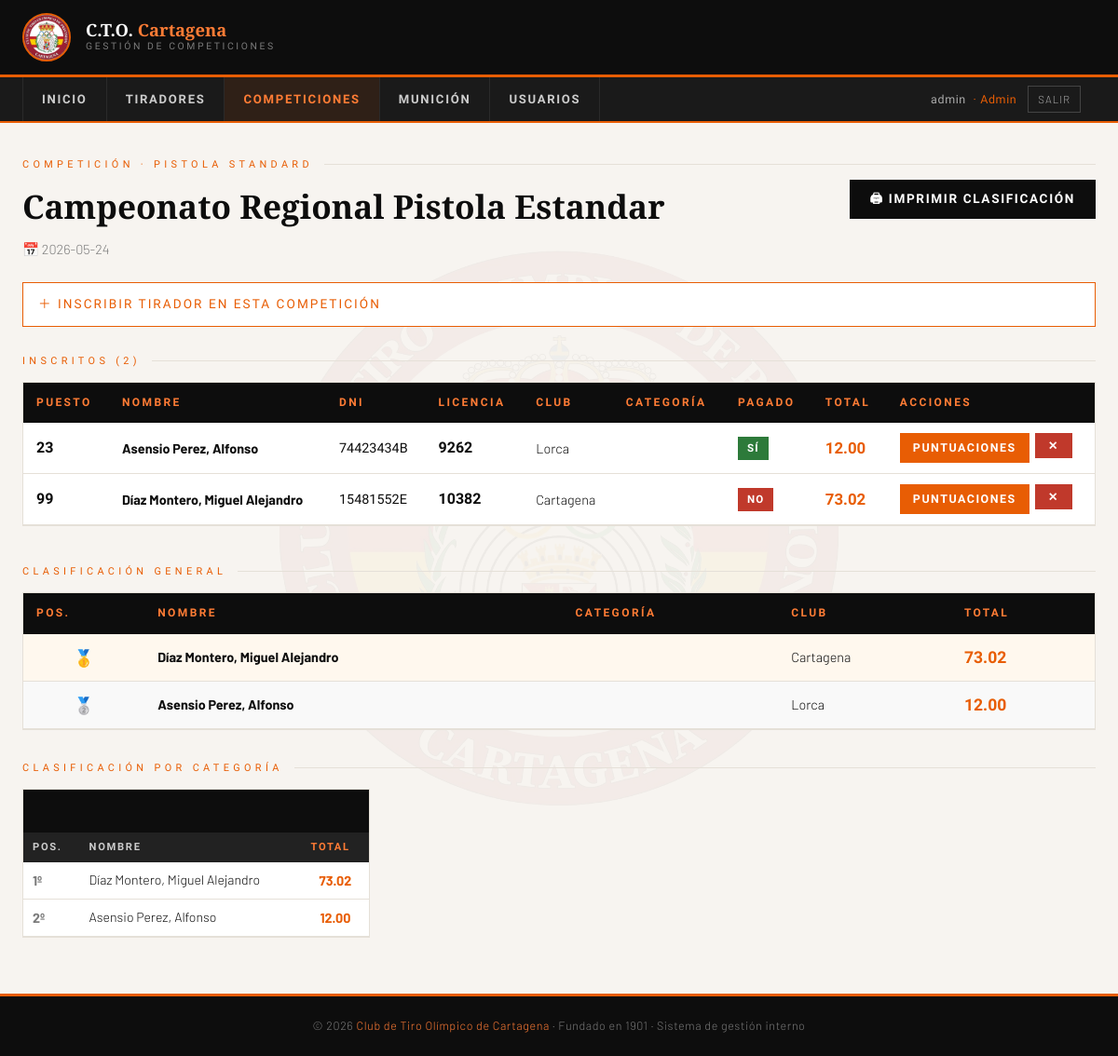
The page /competiciones/1 (signed in) on the database as committed earlier.
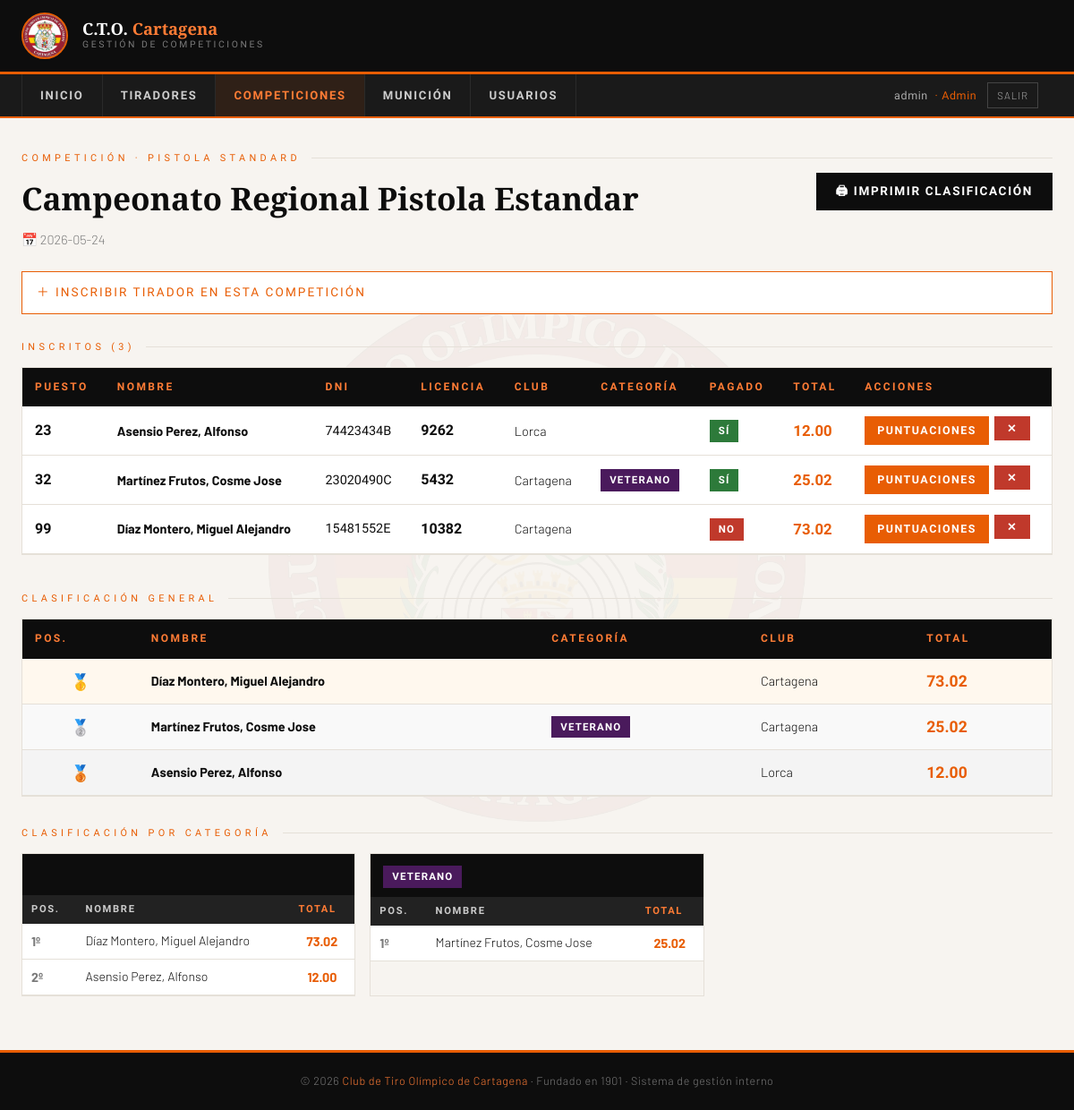
The same page on the database as committed later.
### tables this page shows
CREATE TABLE inscripciones (
                id              INTEGER PRIMARY KEY AUTOINCREMENT,
                competicion_id  INTEGER NOT NULL,
                tirador_id      INTEGER NOT NULL,
                puesto          INTEGER NOT NULL,
                pagado          INTEGER DEFAULT 0, ocultar_categoria INTEGER DEFAULT 0, categoria TEXT DEFAULT '',
                FOREIGN KEY (competicion_id) REFERENCES competiciones(id),
                FOREIGN KEY (tirador_id) REFERENCES tiradores(id),
                UNIQUE(competicion_id, puesto)
            );

CREATE TABLE tiradores (
                id        INTEGER PRIMARY KEY AUTOINCREMENT,
                nombre    TEXT NOT NULL,
                apellidos TEXT NOT NULL,
                dni       TEXT UNIQUE NOT NULL,
                licencia  TEXT,
                club      TEXT,
                categoria TEXT
            );

### app.py (the view)
@app.route("/competiciones/<int:cid>")
@login_required
def competicion_ver(cid):
    db   = get_db()
    comp = db.execute("SELECT * FROM competiciones WHERE id=?", (cid,)).fetchone()
    if not comp:
        return redirect(url_for("competiciones"))
    insc_rows = db.execute("""
        SELECT i.id, i.puesto, i.pagado, i.categoria,
               t.id as tid, t.nombre, t.apellidos, t.dni, t.licencia, t.club
        FROM inscripciones i
        JOIN tiradores t ON t.id = i.tirador_id
        WHERE i.competicion_id = ?
        ORDER BY i.puesto
    """, (cid,)).fetchall()
    inscripciones = []
    for row in insc_rows:
        total = calcular_total_inscripcion(row["id"], db, comp["modalidad"])
        inscripciones.append(dict(row) | {"total": total})
    clasificacion = sorted([i for i in inscripciones if i["total"] > 0],
                           key=lambda x: -x["total"])
    por_cat = {}
    for i in clasificacion:
        por_cat.setdefault(i["categoria"], []).append(i)
    disponibles = []
    if current_user.rol in ("admin", "encargado"):
        inscritos_ids = [i["tid"] for i in inscripciones]
        disponibles = db.execute(
            f"SELECT * FROM tiradores {'WHERE id NOT IN ('+','.join('?'*len(inscritos_ids))+')' if inscritos_ids else ''} ORDER BY apellidos",
            inscritos_ids
        ).fetchall()
    return render_template("competicion_ver.html",
        comp=comp, inscripciones=inscripciones,
        clasificacion=clasificacion, por_cat=por_cat,
        disponibles=disponibles, categorias=CATEGORIAS)

### app.py (called while the page is built)
@login_manager.user_loader
def load_user(user_id):
    db  = get_db()
    row = db.execute("SELECT * FROM usuarios WHERE id=? AND activo=1", (user_id,)).fetchone()
    if row:
        return User(row["id"], row["username"], row["rol"], row["tirador_id"])
    return None

def get_db():
    db = getattr(g, "_database", None)
    if db is None:
        db = g._database = sqlite3.connect(DB_PATH)
        db.row_factory = sqlite3.Row
    return db

def get_modalidad_config(modalidad):
    return MODALIDAD_CONFIG.get(modalidad or "", DEFAULT_CONFIG)

def calcular_suma_serie_vals(valores, top=None):
    nums = []
    for v in valores:
        if v is None: continue
        try:
            nums.append(10.0 if str(v).strip().lower() == 'x' else float(v))
        except: pass
    if top and len(nums) > top:
        nums = sorted(nums, reverse=True)[:top]
    return sum(nums)

### templates/competicion_ver.html (shortened to what the changed rows need)
{% extends "base.html" %}
{% block contenido %}
<p class="pag-etiqueta">Competición · {{ comp.modalidad }}</p>
<div style="display:flex;align-items:flex-start;justify-content:space-between;flex-wrap:wrap;gap:12px;margin-bottom:6px;">
  <h1 class="pag-titulo" style="margin-bottom:0;">{{ comp.nombre }}</h1>
  {% if clasificacion %}
  <a href="/competiciones/{{ comp.id }}/imprimir" target="_blank" class="btn btn-negro">
  </a>
  {% endif %}
</div>
{% if comp.fecha %}<p style="color:var(--gris);margin-bottom:24px;font-size:.9rem;">📅 {{ comp.fecha }}</p>{% else %}<div style="margin-bottom:24px;"></div>{% endif %}
<details style="margin-bottom:28px;">
  <summary style="cursor:pointer;font-family:'Barlow Condensed',sans-serif;font-size:.85rem;
    letter-spacing:.15em;text-transform:uppercase;color:var(--naranja);
    padding:12px 16px;background:var(--blanco);border:1px solid var(--naranja);
    list-style:none;user-select:none;">
  </summary>
</details>
<p class="pag-etiqueta" style="margin-bottom:14px;">Inscritos ({{ inscripciones|length }})</p>
{% if inscripciones %}
<div class="tabla-wrapper" style="margin-bottom:40px;">
  <table>
    <thead><tr>
      <th>Puesto</th><th>Nombre</th>{% if current_user.rol != 'tirador' %}<th>DNI</th>{% endif %}<th>Licencia</th>
      <th>Club</th><th>Categoría</th><th>Pagado</th><th>Total</th><th>Acciones</th>
    </tr></thead>
    <tbody>
    {% for i in inscripciones %}
    <tr>
      <td class="num">{{ i.puesto }}</td>
      <td><strong>{{ i.apellidos }}, {{ i.nombre }}</strong></td>
      {% if current_user.rol != 'tirador' %}<td style="font-family:'Barlow Condensed',sans-serif;">{{ i.dni }}</td>{% endif %}
      <td class="num">{{ i.licencia or '—' }}</td>
      <td>{{ i.club }}</td>
      <td><span class="badge badge-{{ i.categoria|lower|replace(' ', '-') }}">{{ i.categoria }}</span></td>
      <td><span class="badge {{ 'badge-si' if i.pagado else 'badge-no' }}">{{ 'Sí' if i.pagado else 'No' }}</span></td>
      <td class="num" style="color:var(--naranja);font-size:1.05rem;">{{ "%.2f"|format(i.total) if i.total > 0 else '—' }}</td>
      <td>
        <div style="display:flex;gap:6px;">
          <a href="/puntuaciones/{{ i.id }}" class="btn btn-naranja btn-sm">Puntuaciones</a>
          <form method="POST" action="/inscripciones/{{ i.id }}/eliminar"
                onsubmit="return confirm('¿Eliminar la inscripción?')">
            <button type="submit" class="btn btn-rojo btn-sm">✕</button>
          </form>
        </div>
      </td>
    </tr>
    {% endfor %}
    </tbody>
  </table>
</div>
{% if clasificacion %}
<p class="pag-etiqueta" style="margin-bottom:14px;">Clasificación general</p>
<div class="tabla-wrapper" style="margin-bottom:32px;">
  <table class="clasi-tabla">
    <thead><tr><th>Pos.</th><th>Nombre</th><th>Categoría</th><th>Club</th><th>Total</th></tr></thead>
    <tbody>
    {% for i in clasificacion %}
    <tr>
      <td style="text-align:center;">
        <span class="pos-medal pos-{{ loop.index if loop.index <= 3 else '' }}">
          {% if loop.index==1 %}🥇{% elif loop.index==2 %}🥈{% elif loop.index==3 %}🥉{% else %}{{ loop.index }}{% endif %}
        </span>
      </td>
      <td><strong>{{ i.apellidos }}, {{ i.nombre }}</strong></td>
      <td><span class="badge badge-{{ i.categoria|lower|replace(' ', '-') }}">{{ i.categoria }}</span></td>
      <td>{{ i.club }}</td>
      <td class="num" style="color:var(--naranja);font-size:1.1rem;">{{ "%.2f"|format(i.total) }}</td>
    </tr>
    {% endfor %}
    </tbody>
  </table>
</div>
{% if por_cat %}
<p class="pag-etiqueta" style="margin-bottom:14px;">Clasificación por categoría</p>
<div style="display:grid;grid-template-columns:repeat(auto-fill,minmax(300px,1fr));gap:16px;">
  {% for cat, lista in por_cat.items() %}
  <div style="border:1px solid var(--gris-claro);">
    <div style="background:var(--negro);padding:10px 14px;">
      <span class="badge badge-{{ cat|lower|replace(' ', '-') }}">{{ cat }}</span>
    </div>
    <table style="width:100%;border-collapse:collapse;">
      <thead><tr>
        <th style="background:#222;color:#ccc;padding:7px 10px;font-size:.7rem;letter-spacing:.15em;text-align:left;">Pos.</th>
        <th style="background:#222;color:#ccc;padding:7px 10px;font-size:.7rem;letter-spacing:.15em;text-align:left;">Nombre</th>
        <th style="background:#222;color:var(--naranja-claro);padding:7px 10px;font-size:.7rem;letter-spacing:.15em;">Total</th>
      </tr></thead>
      <tbody>
      {% for i in lista %}
      <tr style="border-bottom:1px solid var(--gris-claro);">
        <td style="padding:8px 10px;font-weight:700;color:var(--gris);">{{ loop.index }}º</td>
        <td style="padding:8px 10px;font-size:.88rem;">{{ i.apellidos }}, {{ i.nombre }}</td>
        <td style="padding:8px 10px;text-align:center;font-weight:700;color:var(--naranja);">{{ "%.2f"|format(i.total) }}</td>
      </tr>
      {% endfor %}
      </tbody>
    </table>
  </div>
  {% endfor %}
</div>
{% endif %}
{% endif %}
{% else %}
<p style="color:var(--gris);font-size:.9rem;">Aún no hay tiradores inscritos en esta competición.</p>
{% endif %}
{% endblock %}
{% block head_extra %}
<link href="https://cdn.jsdelivr.net/npm/tom-select@2.3.1/dist/css/tom-select.min.css" rel="stylesheet">
{% endblock %}

Rows that differ between the two databases and show on the page:
computed for inscripciones "Asensio Perez": text "🥈" → "🥉"
added inscripciones: puesto "32", apellidos "Martínez Frutos", nombre "Cosme Jose", dni "23020490C", licencia "5432", club "Cartagena", categoria "VETERANO", pagado "SÍ", total "25.02"
Other text that changed with them:
{{ inscripciones|length }}: "2" → "3"
